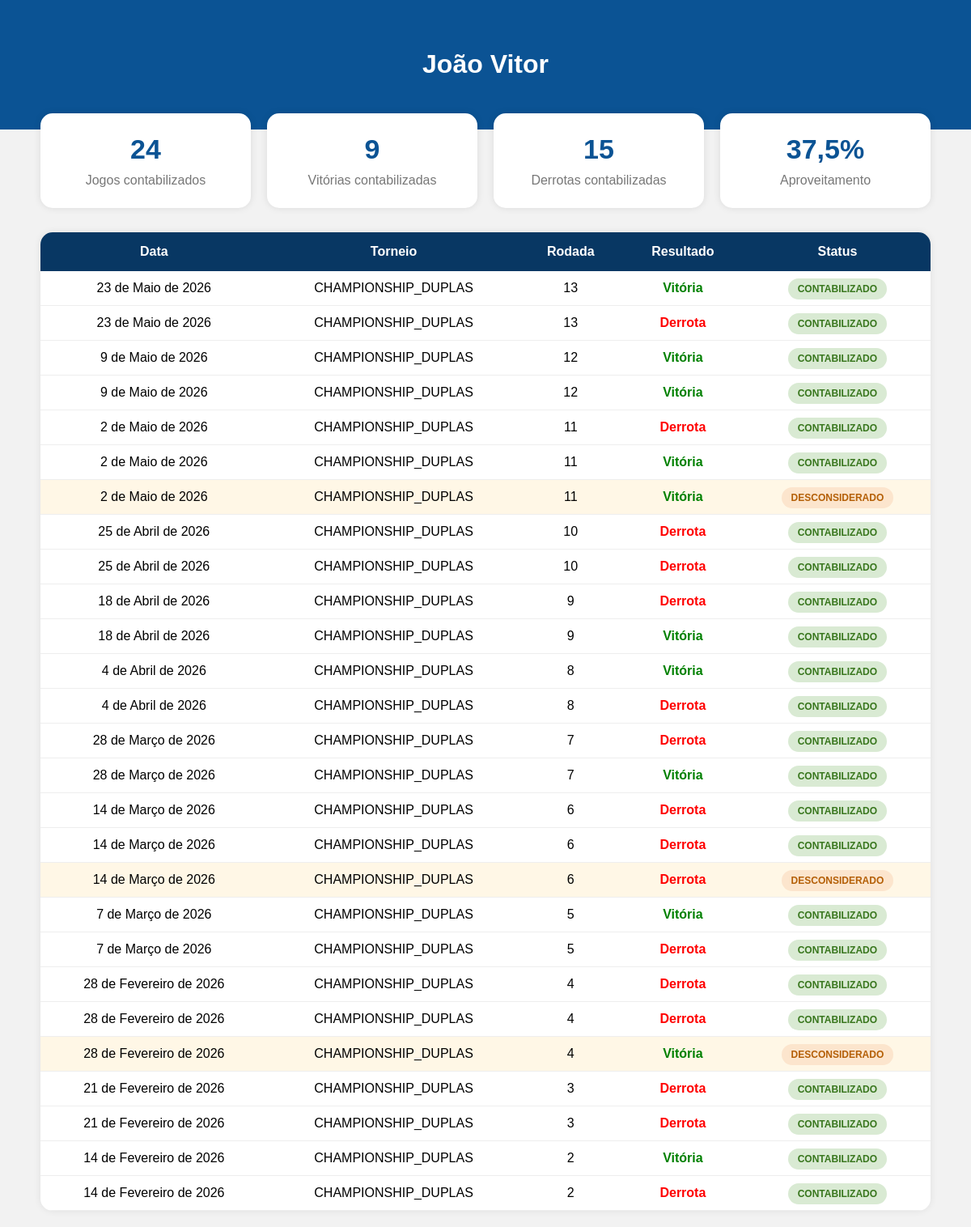
The page /jogador/47/ (signed in) on the database as committed earlier.
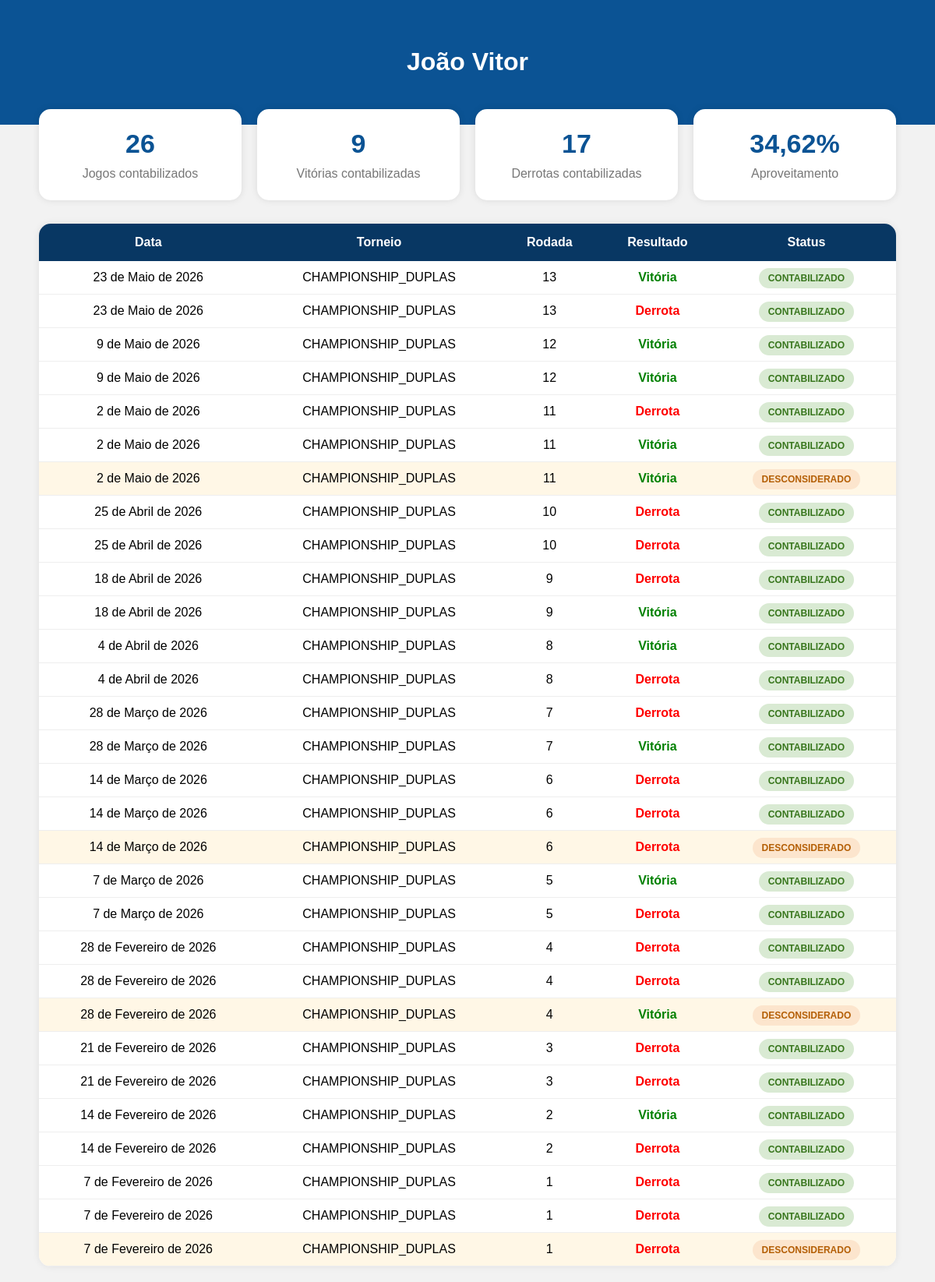
The same page on the database as committed later.
### core/models.py (models this page shows, shortened)
class Jogador(models.Model):
    CATEGORIAS = [
        ('A', 'Categoria A'),
        ('B', 'Categoria B'),
        ('C', 'Categoria C'),
    ]
    NIVEIS = [
        ('INICIANTE', 'Iniciante'),
        ('INTERMEDIARIO', 'Intermediário'),
        ('AVANCADO', 'Avançado'),
    ]
    MAOS = [
        ('DIREITA', 'Direita'),
        ('ESQUERDA', 'Esquerda'),
    ]
    usuario = models.OneToOneField(
        User,
        on_delete=models.SET_NULL,
        null=True,
        blank=True
    )
    nome = models.CharField(max_length=150)
    email = models.EmailField(
        blank=True,
        null=True
    )
    telefone = models.CharField(
        max_length=30,
        blank=True,
        null=True
    )
    cidade = models.CharField(
        max_length=100,
        blank=True,
        null=True
    )
    categoria = models.CharField(
    max_length=1,
    choices=CATEGORIAS,
    blank=True,
    null=True
)
    nivel = models.CharField(
        max_length=20,
        choices=NIVEIS,
        default='INICIANTE'
    )
    mao_dominante = models.CharField(
        max_length=20,
        choices=MAOS,
        default='DIREITA'
    )
    raquete = models.CharField(
        max_length=100,
        blank=True,
        null=True
    )
    instagram = models.CharField(
        max_length=100,
        blank=True,
        null=True
    )
    foto = models.ImageField(
        upload_to='jogadores/',
        blank=True,
        null=True
    )
    jogos_historicos = models.IntegerField(default=0)
    vitorias_historicas = models.IntegerField(default=0)
    derrotas_historicas = models.IntegerField(default=0)
    titulos_cd = models.IntegerField(default=0)
    vice_cd = models.IntegerField(default=0)
    semifinal_cd = models.IntegerField(default=0)
    ativo = models.BooleanField(default=False)
    criado_em = models.DateTimeField(auto_now_add=True)
    class Meta:
        ordering = ['categoria', 'nome']

class ParticipanteJogo(models.Model):
    LADOS = [
        ('A', 'Lado A'),
        ('B', 'Lado B'),
    ]
    jogo = models.ForeignKey(
        Jogo,
        on_delete=models.CASCADE,
        related_name='participantes'
    )
    jogador = models.ForeignKey(
        Jogador,
        on_delete=models.CASCADE
    )
    lado = models.CharField(
        max_length=1,
        choices=LADOS
    )
    vencedor = models.BooleanField(default=False)
    pontos_ranking = models.IntegerField(default=0)

class Jogo(models.Model):
    TIPOS = [
        ('CHAMPIONSHIP_DUPLAS', 'Championship Duplas'),
        ('AMISTOSO_DUPLAS', 'Amistoso Duplas'),
        ('SIMPLES', 'Simples'),
    ]
    STATUS_JOGO = [
        ('PENDENTE', 'Pendente'),
        ('CONFIRMADO', 'Confirmado'),
        ('CONTESTADO', 'Contestado'),
    ]
    FASES = [
        ('OITAVAS', 'Oitavas'),
        ('QUARTAS', 'Quartas'),
        ('SEMI', 'Semi Final'),
        ('FINAL', 'Final'),
    ]
    torneio = models.ForeignKey(
        Torneio,
        on_delete=models.CASCADE,
        blank=True,
        null=True
    )
    categoria = models.ForeignKey(
        CategoriaTorneio,
        on_delete=models.SET_NULL,
        blank=True,
        null=True
    )
    tipo_jogo = models.CharField(
        max_length=30,
        choices=TIPOS
    )
    rodada = models.IntegerField(
        blank=True,
        null=True
    )
    fase = models.CharField(
        max_length=20,
        choices=FASES,
        blank=True,
        null=True
    )
    data_jogo = models.DateField()
    status = models.CharField(
        max_length=20,
        choices=STATUS_JOGO,
        default='PENDENTE'
    )
    criado_em = models.DateTimeField(auto_now_add=True)
    observacoes = models.TextField(
        blank=True,
        null=True
    )

### core/views.py (the view)
@login_required
def jogador(request, jogador_id):
    jogador = get_object_or_404(
        Jogador,
        id=jogador_id
    )
    jogos_todos = ParticipanteJogo.objects.filter(
        jogador=jogador
    ).select_related(
        'jogo'
    ).order_by(
        '-jogo__data_jogo'
    )
    jogos_contabilizados = []
    controle_rodadas = {}
    for j in jogos_todos:
        chave = (
            j.jogo.categoria_id,
            j.jogo.rodada
        )
        if chave not in controle_rodadas:
            controle_rodadas[chave] = 0
        controle_rodadas[chave] += 1
        if controle_rodadas[chave] <= 2:
            j.contabilizado = True
            jogos_contabilizados.append(j)
        else:
            j.contabilizado = False
    vitorias = len([
        j for j in jogos_contabilizados
        if j.vencedor
    ])
    derrotas = len([
        j for j in jogos_contabilizados
        if not j.vencedor
    ])
    total = vitorias + derrotas
    aproveitamento = 0
    if total > 0:
        aproveitamento = round(
            (vitorias / total) * 100,
            2
        )
    return render(
        request,
        'jogador/perfil.html',
        {
            'jogador': jogador,
            'jogos': jogos_todos,
            'vitorias': vitorias,
            'derrotas': derrotas,
            'total': total,
            'aproveitamento': aproveitamento,
        }
    )

### core/templates/jogador/perfil.html (shortened to what this page needs)
<!DOCTYPE html>
<html lang="pt-br">
<head>
</head>
<body>
<div class="topo">
    <h1>{{ jogador.nome }}</h1>
</div>
<div class="container">
    <div class="cards">
        <div class="card">
            <div class="numero">{{ total }}</div>
            <div class="titulo">Jogos contabilizados</div>
        </div>
        <div class="card">
            <div class="numero">{{ vitorias }}</div>
            <div class="titulo">Vitórias contabilizadas</div>
        </div>
        <div class="card">
            <div class="numero">{{ derrotas }}</div>
            <div class="titulo">Derrotas contabilizadas</div>
        </div>
        <div class="card">
            <div class="numero">{{ aproveitamento }}%</div>
            <div class="titulo">Aproveitamento</div>
        </div>
    </div>
    <div class="historico">
        <table>
            <tr>
                <th>Data</th>
                <th>Torneio</th>
                <th>Rodada</th>
                <th>Resultado</th>
                <th>Status</th>
            </tr>
            {% for j in jogos %}
            <tr class="{% if not j.contabilizado %}linha-desconsiderada{% endif %}">
                <td>{{ j.jogo.data_jogo }}</td>
                <td>{{ j.jogo.tipo_jogo }}</td>
                <td>{{ j.jogo.rodada }}</td>
                <td>
                    {% if j.vencedor %}
                        <span class="vitoria">
                            Vitória
                        </span>
                    {% else %}
                        <span class="derrota">
                            Derrota
                        </span>
                    {% endif %}
                </td>
                <td>
                    {% if j.contabilizado %}
                        <span class="contabilizado">
                            CONTABILIZADO
                        </span>
                    {% else %}
                        <span class="desconsiderado">
                            DESCONSIDERADO
                        </span>
                    {% endif %}
                </td>
            </tr>
            {% endfor %}
        </table>
    </div>
</div>
</body>
</html>

### core/templates/jogador/perfil.html (style rules this page uses)
body { margin:0; font-family:Arial; background:#f2f2f2; }
.topo { background:#0b5394; color:white; padding:40px; text-align:center; }
.container { max-width:1100px; margin:auto; padding:20px; }
.cards { display:grid; grid-template-columns:repeat(4,1fr); gap:20px; margin-top:-40px; }
.card { background:white; padding:25px; border-radius:15px; text-align:center; box-shadow:0 0 10px rgba(0,0,0,0.1); }
.numero { font-size:34px; font-weight:bold; color:#0b5394; }
.titulo { color:#777; margin-top:10px; }
.historico { background:white; margin-top:30px; border-radius:15px; overflow:hidden; box-shadow:0 0 10px rgba(0,0,0,0.08); }
table { width:100%; border-collapse:collapse; }
th { background:#083763; color:white; padding:15px; }
td { padding:12px; border-bottom:1px solid #eee; text-align:center; }
.vitoria { color:green; font-weight:bold; }
.derrota { color:red; font-weight:bold; }
.contabilizado { background:#d9ead3; color:#38761d; padding:6px 12px; border-radius:20px; font-size:12px; font-weight:bold; }
.desconsiderado { background:#fce5cd; color:#b45f06; padding:6px 12px; border-radius:20px; font-size:12px; font-weight:bold; }
.linha-desconsiderada { background:#fff7e6; }

Rows that differ between the two databases and show on the page:
added ParticipanteJogo: jogo.data_jogo "7 de Fevereiro de 2026", jogo.tipo_jogo "CHAMPIONSHIP_DUPLAS", jogo.rodada "1", vencedor "Derrota", shows "CONTABILIZADO"
added ParticipanteJogo: jogo.data_jogo "7 de Fevereiro de 2026", jogo.tipo_jogo "CHAMPIONSHIP_DUPLAS", jogo.rodada "1", vencedor "Derrota", shows "CONTABILIZADO"
added ParticipanteJogo: jogo.data_jogo "7 de Fevereiro de 2026", jogo.tipo_jogo "CHAMPIONSHIP_DUPLAS", jogo.rodada "1", vencedor "Derrota", shows "DESCONSIDERADO"
Other text that changed with them:
{{ total }}: "24" → "26"
{{ derrotas }}: "15" → "17"
{{ aproveitamento }}: "37,5" → "34,62"
